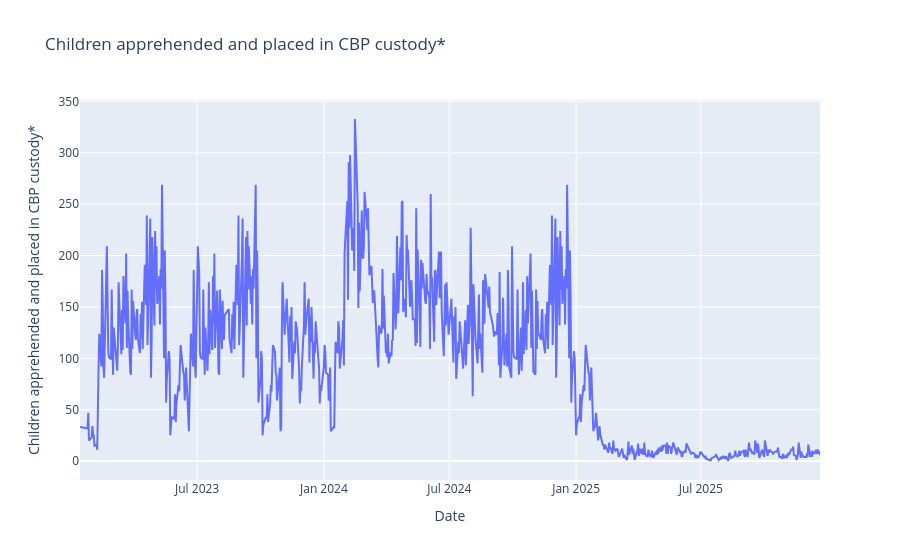
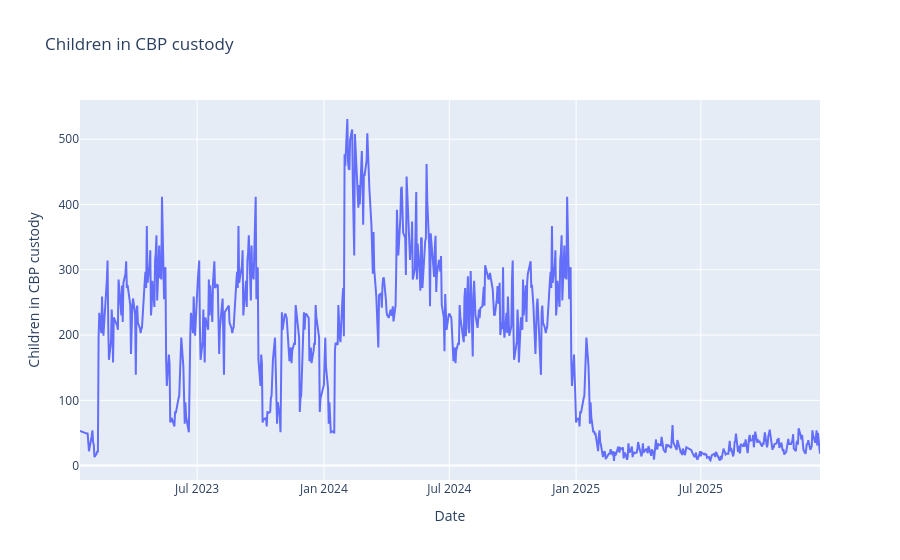
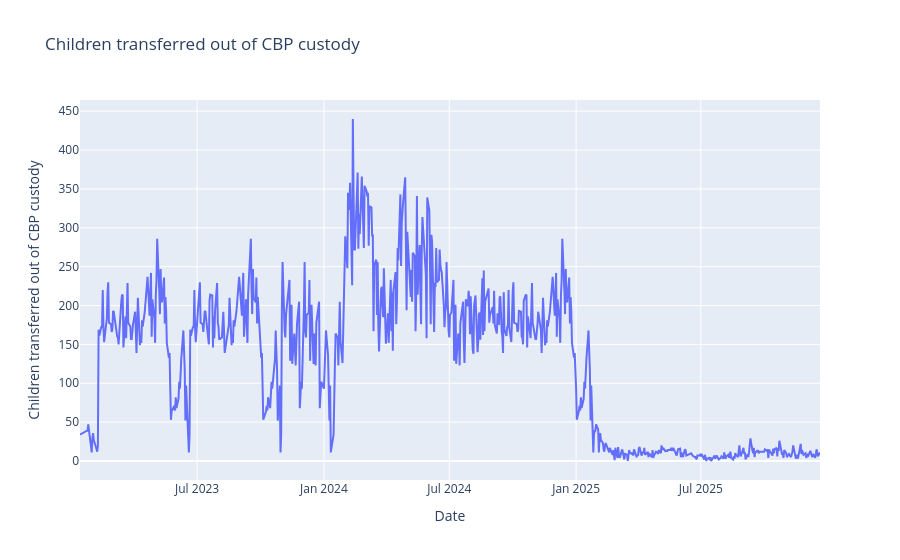
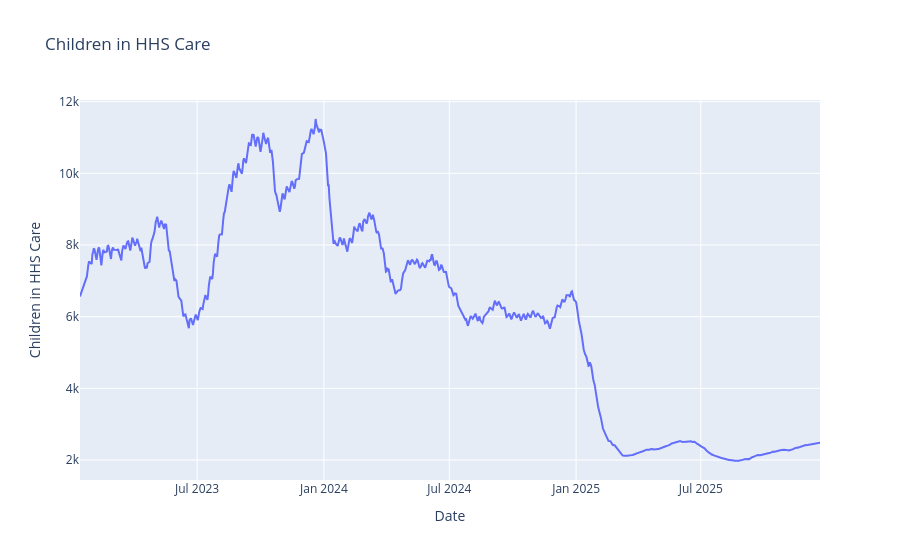

The cell these charts' notebook holds for them, in order:
### Code cell
for column in columns:

    fig = px.line(
        df,
        x="Date",
        y=column,
        title=column
    )

    fig.show()

### Figure 1 — Plotly figure (JSON) as saved in the notebook; plotly's stock layout.template omitted (floating-point values rounded to 4 significant figures; data arrays with more than 128 entries replaced by an {"elided": "..."} marker saying what was removed)
{"data": [{"hovertemplate": "Date=%{x}<br>Children apprehended and placed in CBP custody*=%{y}<extra></extra>", "legendgroup": "", "line": {"color": "#636efa", "dash": "solid"}, "marker": {"symbol": "circle"}, "mode": "lines", "name": "", "orientation": "v", "showlegend": false, "type": "scatter", "x": {"elided": "720 str values"}, "xaxis": "x", "y": {"elided": "720 int values"}, "yaxis": "y"}], "layout": {"legend": {"tracegroupgap": 0}, "title": {"text": "Children apprehended and placed in CBP custody*"}, "xaxis": {"anchor": "y", "domain": [0, 1], "title": {"text": "Date"}}, "yaxis": {"anchor": "x", "domain": [0, 1], "title": {"text": "Children apprehended and placed in CBP custody*"}}}}

### Figure 2 — Plotly figure (JSON) as saved in the notebook; plotly's stock layout.template omitted (floating-point values rounded to 4 significant figures; data arrays with more than 128 entries replaced by an {"elided": "..."} marker saying what was removed)
{"data": [{"hovertemplate": "Date=%{x}<br>Children in CBP custody=%{y}<extra></extra>", "legendgroup": "", "line": {"color": "#636efa", "dash": "solid"}, "marker": {"symbol": "circle"}, "mode": "lines", "name": "", "orientation": "v", "showlegend": false, "type": "scatter", "x": {"elided": "720 str values"}, "xaxis": "x", "y": {"elided": "720 int values"}, "yaxis": "y"}], "layout": {"legend": {"tracegroupgap": 0}, "title": {"text": "Children in CBP custody"}, "xaxis": {"anchor": "y", "domain": [0, 1], "title": {"text": "Date"}}, "yaxis": {"anchor": "x", "domain": [0, 1], "title": {"text": "Children in CBP custody"}}}}

### Figure 3 — Plotly figure (JSON) as saved in the notebook; plotly's stock layout.template omitted (floating-point values rounded to 4 significant figures; data arrays with more than 128 entries replaced by an {"elided": "..."} marker saying what was removed)
{"data": [{"hovertemplate": "Date=%{x}<br>Children transferred out of CBP custody=%{y}<extra></extra>", "legendgroup": "", "line": {"color": "#636efa", "dash": "solid"}, "marker": {"symbol": "circle"}, "mode": "lines", "name": "", "orientation": "v", "showlegend": false, "type": "scatter", "x": {"elided": "720 str values"}, "xaxis": "x", "y": {"elided": "720 int values"}, "yaxis": "y"}], "layout": {"legend": {"tracegroupgap": 0}, "title": {"text": "Children transferred out of CBP custody"}, "xaxis": {"anchor": "y", "domain": [0, 1], "title": {"text": "Date"}}, "yaxis": {"anchor": "x", "domain": [0, 1], "title": {"text": "Children transferred out of CBP custody"}}}}

### Figure 4 — Plotly figure (JSON) as saved in the notebook; plotly's stock layout.template omitted (floating-point values rounded to 4 significant figures; data arrays with more than 128 entries replaced by an {"elided": "..."} marker saying what was removed)
{"data": [{"hovertemplate": "Date=%{x}<br>Children in HHS Care=%{y}<extra></extra>", "legendgroup": "", "line": {"color": "#636efa", "dash": "solid"}, "marker": {"symbol": "circle"}, "mode": "lines", "name": "", "orientation": "v", "showlegend": false, "type": "scatter", "x": {"elided": "720 str values"}, "xaxis": "x", "y": {"elided": "720 int values"}, "yaxis": "y"}], "layout": {"legend": {"tracegroupgap": 0}, "title": {"text": "Children in HHS Care"}, "xaxis": {"anchor": "y", "domain": [0, 1], "title": {"text": "Date"}}, "yaxis": {"anchor": "x", "domain": [0, 1], "title": {"text": "Children in HHS Care"}}}}
